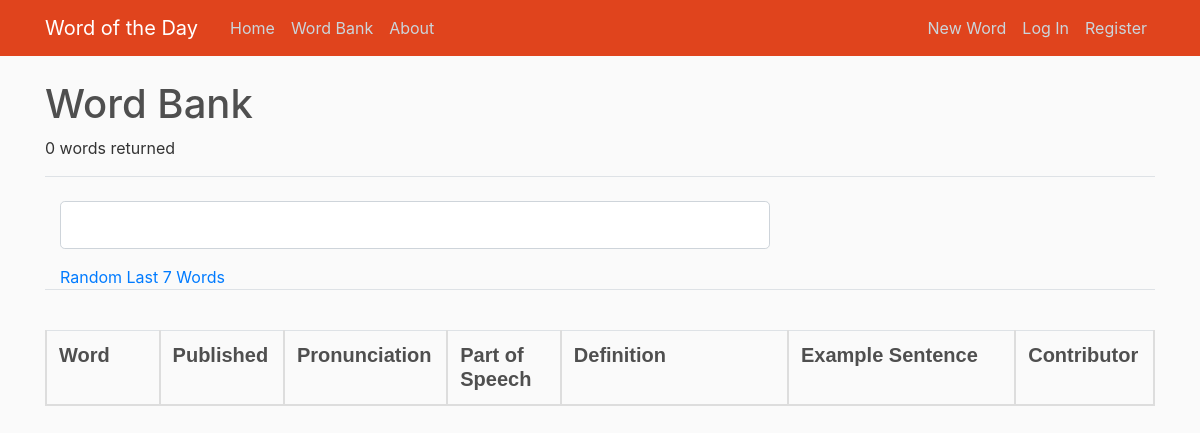
Before: /word_bank/user/0 with the older database file.
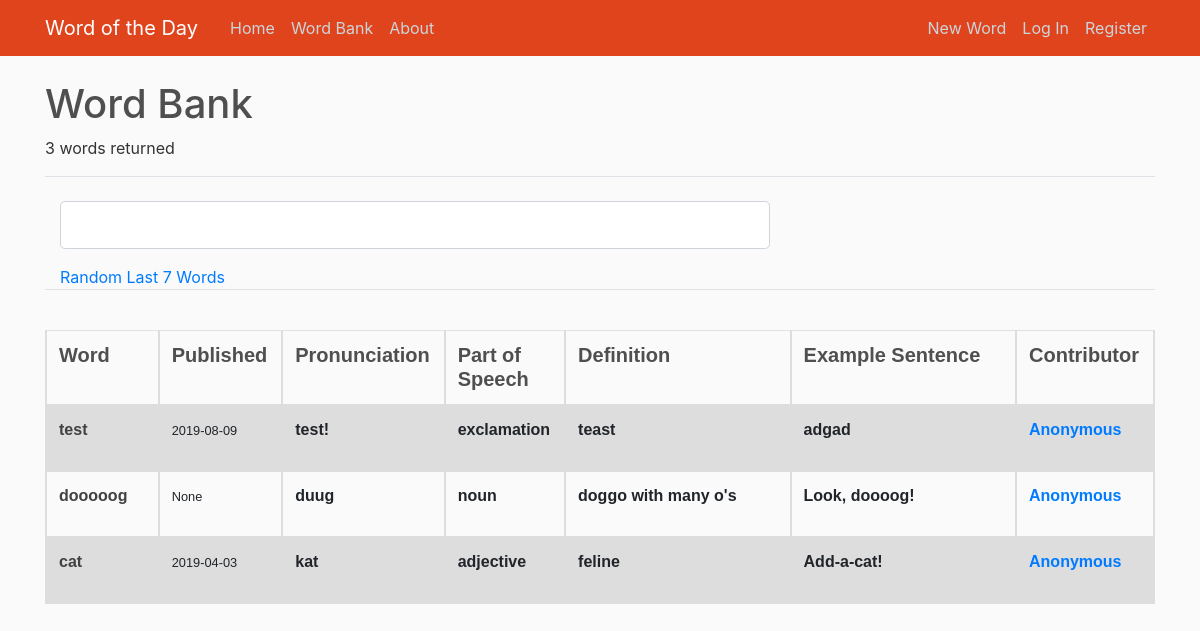
After: the same page with the newer database file.
### wotd/models.py (models this page shows, shortened)
class Word(db.Model):
    id = db.Column(db.Integer, primary_key=True)
    word = db.Column(db.String(100), nullable=False)
    partOfSpeech_id = db.Column(db.Integer, db.ForeignKey('part_of_speech.id'), nullable=False)
    definition = db.Column(db.Text, nullable=False)
    exampleSentence = db.Column(db.Text, nullable=False)
    ipa = db.Column(db.Text, nullable=True)
    date_added = db.Column(db.DateTime, nullable=False, default=datetime.utcnow)
    date_published = db.Column(db.Date, nullable=True)
    user_id = db.Column(db.Integer, db.ForeignKey('user.id'), nullable=True)

class PartOfSpeech(db.Model):
    id = db.Column(db.Integer, primary_key=True)
    partOfSpeech = db.Column(db.String(100), nullable=False)
    words = db.relationship('Word', backref='part_o_speech', lazy=True)

class User(db.Model, UserMixin):
    id = db.Column(db.Integer, primary_key=True)
    username = db.Column(db.String(20), unique=True, nullable=False)
    email = db.Column(db.String(120), unique=True, nullable=False)
    image_file = db.Column(db.String(20), nullable=False, default='default.jpg')
    password = db.Column(db.String(60), nullable=False)
    isAdmin = db.Column(db.Boolean, nullable=False, default=False)
    words = db.relationship('Word', backref='contributor', lazy=True)

### wotd/routes.py (the view)
@app.route("/word_bank/user/<int:user_id>")
def word_bank_user(user_id):
    form = SearchForm()
    if form.validate_on_submit and form.search_data.data is not None:
        return redirect(url_for('word_bank_search', search_term=form.search_data.data))
    else:
        words = Word.query.filter_by(user_id=user_id).all()
        num = str(len(words))
    return render_template('word_bank.html', words=words, form=form, words_number=num)

### wotd/forms.py
class SearchForm(FlaskForm):
    search_data = StringField('Search')
    submit = SubmitField('Search')

### wotd/templates/word_bank.html (shortened to what this page needs)
{% extends "layout.html" %}
{% block content %}
    <div>
        <h1>Word Bank</h1>
        {% if words_number == '1' %}
            <p>1 word returned</p>
        {% else %}
            <p>{{ words_number + " words returned" }}</p>
        {% endif %}
    </div>
        <form method="POST" action="">
            <fieldset class="form-group">
                <legend class="border-bottom mb-4">{{ legend }}</legend>
                <div class="form-group col-md-8">
                    {% if form.search_data.errors %}
                        {{ form.search_data(class="form-control form-control-lg is-invalid") }}
                        <div class="invalid-feedback">
                            {% for error in form.word.errors %}
                                <span> {{ error }} </span>
                            {% endfor %}
                        </div>
                    {% else %}
                        {{ form.search_data(class="form-control form-control-lg") }}
                    {% endif %}
                </div>
                <div class="col-md-4">
                    <a href="{{ url_for('word_bank_random') }}">Random</a>
                    <a href="{{ url_for('word_bank') }}">Last 7 Words</a>
                </div>
                <legend class="border-bottom mb-4">{{ legend }}</legend>
            </fieldset>
        </form>
    <table class="table">
        <colgroup>
            <col class="tbl-col-10" />
            <col class="tbl-col-10" />
            <col class="tbl-col-10" />
            <col class="tbl-col-10" />
            <col class="tbl-col-20" />
            <col class="tbl-col-20" />
            <col class="tbl-col-10" />
        </colgroup>
        <tr class="tr">
            <th><h5 class="article-header">Word</h5></th>
            <th><h5 class="article-header">Published</h5></th>
            <th><h5 class="article-header">Pronunciation</h5></th>
            <th><h5 class="article-header">Part of Speech</h5></th>
            <th><h5 class="article-header">Definition</h5></th>
            <th><h5 class="article-header">Example Sentence</h5></th>
            <th><h5 class="article-header">Contributor</h5></th>
        </tr>
    {% for word in words %}
        <tr class="tr">
            <th>
                <b><a class="article-content" href="{{ url_for('word', word_id = word.id) }}">{{ word.word }}</a></b>
            </th>
            <th>
                <small>{{ word.date_published }}</small>
            </th>
            <th>
                {% if word.ipa %}
                    <p>{{ word.ipa }}</p>
                {% else %}
                    <p> </p>
                {% endif %}
            </th>
            <th>
                <p>{{ word.part_o_speech.partOfSpeech }}</p>
            </th>
            <th class="tbl-col-30">
                <p>{{ word.definition }}</p>
            </th>
            <th class="tbl-col-30">
                <p>{{ word.exampleSentence }}</p>
            </th>
            <th>
                {% if word.contributor %}
                    <a href="{{ url_for('word_bank_user', user_id=word.user_id) }}">{{ word.contributor.username }}</a>
                {% else %}
                    <p>Anonymous</p>
                {% endif %}
            </th>
        </tr>
    {% endfor %}
    </table>
{% endblock content %}

### wotd/templates/layout.html (shortened to what this page needs)
<!DOCTYPE html>
<html lang="en">
  <head>
    <link rel="stylesheet" href="https://stackpath.bootstrapcdn.com/bootstrap/4.3.1/css/bootstrap.min.css">
    <link rel="stylesheet" type="text/css" href="{{ url_for('static', filename='main.css') }}">
  </head>
  <body>
    <header class="site-header">
        <nav class="navbar navbar-expand-md navbar-dark bg-scarlet fixed-top">
            <div class="container">
              <a class="navbar-brand mr-4 nav-item" href="/">Word of the Day</a>
              <div class="collapse navbar-collapse" id="navbarToggle">
                <div class="navbar-nav mr-auto">
                  <a class="nav-item nav-link" href="{{ url_for('home') }}">Home</a>
                  <a class="nav-item nav-link" href="{{ url_for('word_bank') }}">Word Bank</a>
                  <a class="nav-item nav-link" href="{{ url_for('about') }}">About</a>
                </div>
                <div class="navbar-nav">
                  <a class="nav-item nav-link" href="{{ url_for('new_word') }}">New Word</a>
                  {% if current_user.is_authenticated %}
                    <a class="nav-item nav-link" href="{{ url_for('account') }}">Account</a>
                    <a class="nav-item nav-link" href="{{ url_for('logout') }}">Log Out</a>
                  {% else %}
                    <a class="nav-item nav-link" href="{{ url_for('login') }}">Log In</a>
                    <a class="nav-item nav-link" href="{{ url_for('register') }}">Register</a>
                  {% endif %}
                </div>
              </div>
            </div>
        </nav>
    </header>
    <main role="main" class="container">
      <div class="row">
        <div class="col-md-12">
          {% block content %}{% endblock %}
        </div>
      </div>
    </main>
  </body>
</html>

### wotd/static/main.css (style rules this page uses)
body { background: #fafafa; color: #333333; margin-top: 5rem; }
h1, h2, h3, h4, h5, h6 { color: #4f4f4f; }
.bg-scarlet { background-color: #e0441d; }
.site-header .navbar-nav .nav-link { color: #cbd5db; }
.article-header { font-weight: bold; margin-bottom: 1px }
.article-content { color: #414141 }
.table { font-family: arial, sans-serif; border-collapse: collapse; width: 100%; }
.td, th { border: 2px solid #dddddd; text-align: left; padding: 8px; word-wrap: break-word; }
.tr:nth-child(even) { background-color: #dddddd; }
.tbl-col-10 { width: 10%; }
.tbl-col-20 { width: 20%; }

Changed rows visible on the page:
added Word: word "test", date_published "2019-08-09", ipa "test!", part_o_speech.partOfSpeech "exclamation", definition "teast", exampleSentence "adgad", contributor.username "Anonymous"
added Word: word "dooooog", date_published "None", ipa "duug", part_o_speech.partOfSpeech "noun", definition "doggo with many o's", exampleSentence "Look, doooog!", contributor.username "Anonymous"
added Word: word "cat", date_published "2019-04-03", ipa "kat", part_o_speech.partOfSpeech "adjective", definition "feline", exampleSentence "Add-a-cat!", contributor.username "Anonymous"
Other visible differences:
{{ words_number + " words returned" }}: "0 words returned" → "3 words returned"
